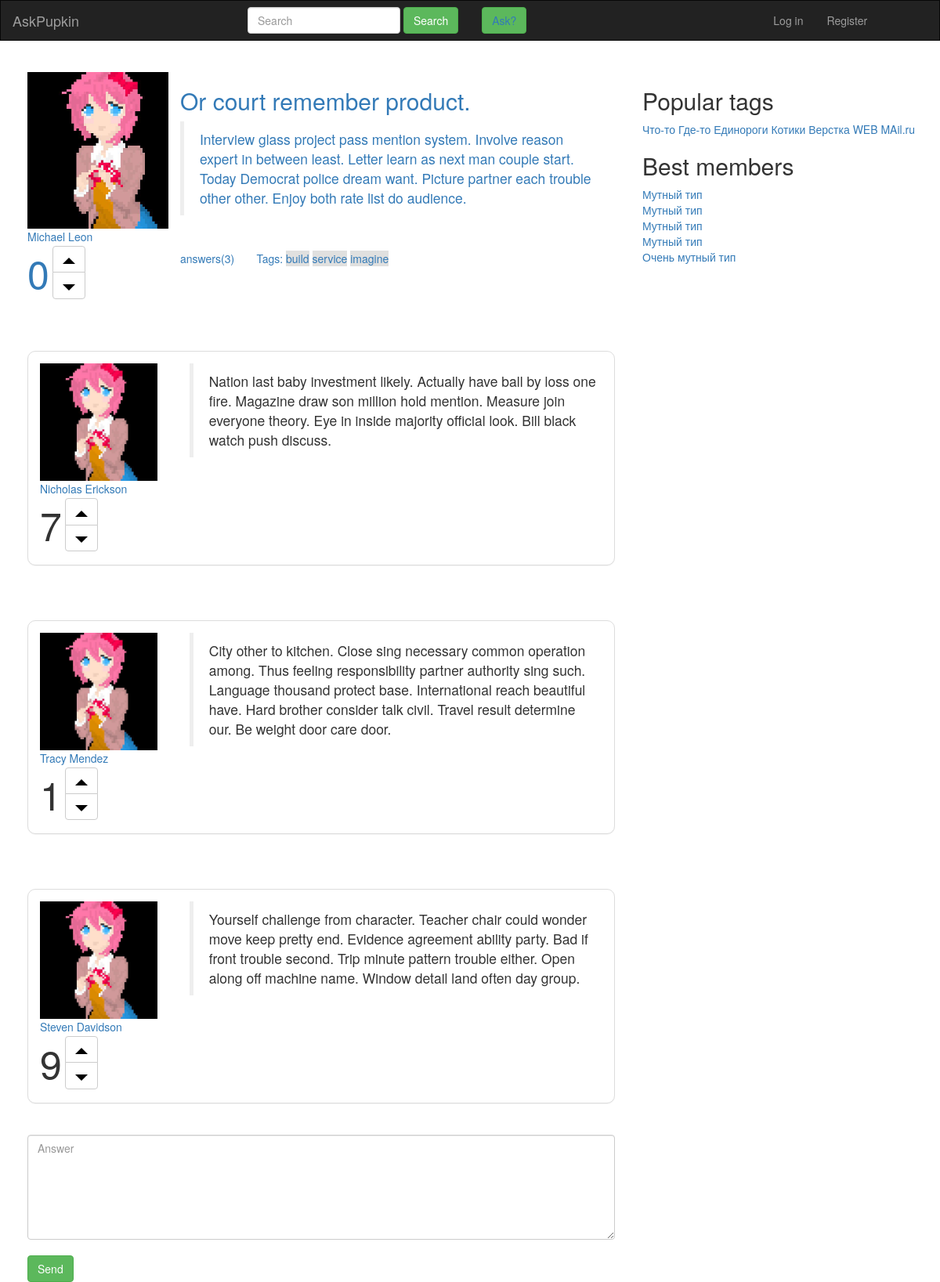
The page /questions/question/2/ on the database its author committed.
### questions/models.py (models this page shows, shortened)
class Question(models.Model):
    question_id = models.IntegerField(
        primary_key=True,
        db_index=True)
    asker_id = models.ForeignKey(User,
                                 on_delete=models.CASCADE,
                                 related_name="questiom_authtor")
    title = models.CharField(max_length=30)
    text = models.TextField(max_length=300)
    is_active = models.BooleanField(default=True)
    have_right_answer = models.BooleanField(default=False)
    question_creation = models.DateTimeField(default=datetime.now())
    objects = QuestionsManager()

class User(AbstractUser):
    upload = models.ImageField(default=None)
    def __str__(self):
        return str(self.username)

class Like(models.Model):
    count = models.IntegerField(default=0)

class Tag(models.Model):
    tag_name = models.CharField(max_length=10,
                                unique=True,
                                verbose_name='tag_name')
    question_id = models.ManyToManyField(Question,
                                         related_name='Tags')

class Answer(models.Model):
    answer_id = models.IntegerField(
        primary_key=True,
        db_index=True)
    authtor_id = models.ForeignKey(User,
                                   on_delete=models.CASCADE,
                                   related_name="answer_authtor")
    question_id = models.ForeignKey(Question,
                                    on_delete=models.CASCADE,
                                    related_name="answers")
    text = models.TextField(max_length=300)
    is_correct = models.BooleanField(default=False)
    is_active = models.BooleanField(default=True)
    answer_creation = models.DateTimeField(default=datetime.now())

### questions/views.py (the view)
# urls.py: path('question/', views.question, name='question'),
def question(request, question_id = 1): #full
    template = loader.get_template('questions/question.html')
    try:
        question = Question.objects.get(pk = question_id)
        context = {'question' : question}
    except:
        raise Http404("We have not this question(((")
    return HttpResponse(template.render(context))

### questions/templates/questions/question.html
{% extends "questions/base.html" %}
{% load static %}
{% block add_spec_css %}
    <link href="{% static "questions/css/question.css" %}" rel="stylesheet" />
{% endblock %}
{% block content %}
      <div class="col-md-8 navbar-fixed-left">
        <div class="form-group row">
          <div class="col-md-3 media">
            <a class="navbar-fixed-left">
              <img class="media-object" src="{% static "questions/img/man.jpg" %}" width="200" height="200">
            </a>
              <a>{{ question.asker_id.username }}<a>
            <div class="group like-area">
                <div class="btn-group-vertical">
                    <likes>
                            {{ question.question_like.count }}
                    </likes>
                </div>
                  <div class="btn-group-vertical">
                    <button type="button" class="btn btn-default">
                      <img src="{% static "questions/img/caret-top-2x.png" %}">
                    </button>
                    <button type="button" class="btn btn-default">
                        <img src="{% static "questions/img/caret-bottom-2x.png" %}">
                    </button>
                  </div>
                </div>
          </div>
          <div class="col-md-9">
            <h2>{{ question.title }}</h2>
            <blockquote>
              <p>{{ question.text }}</p>
            </blockquote>
              <div class="row feedback-and-tags">
                  <div class="col-md-2">
                    <p>answers({{ question.answers.count }})</p>
                  </div>
                  <div class="col-md-10">
                      <text>Tags:</text>
                      {% for tag in question.Tags.all %}
                        <a href="#" style="background-color: #e0e0df">{{ tag.tag_name }}</a>
                      {% endfor %}
                  </div>
              </div>
          </div>
        </div>
        <br>
          {% for answer in question.answers.all %}
                    <div class="panel panel-default block-answer">
                      <div class="form-group row">
                        <div class="col-md-3 media">
                          <a class="navbar-fixed-left">
                            <img class="media-object" src="{% static "questions/img/man.jpg" %}" width="150" height="150">
                          </a>
                            <a>{{ answer.authtor_id }}</a>
                          <div class="group">
                              <div class="btn-group-vertical">
                                <likes>
                                        {{ answer.answer_like.count }}
                                </likes>
                              </div>
                              <div class="btn-group-vertical">
                                <button type="button" class="btn btn-default">
                                  <img src="{% static "questions/img/caret-top-2x.png" %}">
                                </button>
                                <button type="button" class="btn btn-default">
                                  <img src="{% static "questions/img/caret-bottom-2x.png" %}">
                                </button>
                              </div>
                            </div>
                        </div>
                        <div class="col-md-9">
                          <blockquote>
                            <p>{{ answer.text }}</p>
                          </blockquote>
                        </div>
                      </div>
                    </div>
                    <br>
          {% endfor %}
          <textarea class="form-control" rows="6" placeholder="Answer"></textarea>
          <br>
          <button type="button" class="btn btn-success">Send</button>
      </div>
{% endblock %}

### questions/static/questions/css/question.css (style rules this page uses)
div.col-md-8.navbar-fixed-left { padding-left: 50px; padding-right: 20px; }
div.block-answer { padding-top: 15px; padding-left: 15px; border-radius: 10px; margin-top: 30px; }
likes { font-size: 50px; text-align: center; }
div.like-area { border: 5px; }
div.feedback-and-tags { padding-top: 25px; }

### rows shown on the page
Question: asker_id.username "Michael Leon", question_like.count "0", title "Or court remember product.", text "Interview glass project pass mention system. Involve reason expert in between least. Letter learn as next man couple start. Today Democrat police dream want. Picture partner each trouble other other. Enjoy both rate list do audience.", answers.count "3"
Tag: tag_name "build"
Tag: tag_name "service"
Tag: tag_name "imagine"
Answer: authtor_id "Nicholas Erickson", answer_like.count "7", text "Nation last baby investment likely. Actually have ball by loss one fire. Magazine draw son million hold mention. Measure join everyone theory. Eye in inside majority official look. Bill black watch push discuss."
Answer: authtor_id "Tracy Mendez", answer_like.count "1", text "City other to kitchen. Close sing necessary common operation among. Thus feeling responsibility partner authority sing such. Language thousand protect base. International reach beautiful have. Hard brother consider talk civil. Travel result determine our. Be weight door care door."
Answer: authtor_id "Steven Davidson", answer_like.count "9", text "Yourself challenge from character. Teacher chair could wonder move keep pretty end. Evidence agreement ability party. Bad if front trouble second. Trip minute pattern trouble either. Open along off machine name. Window detail land often day group."
